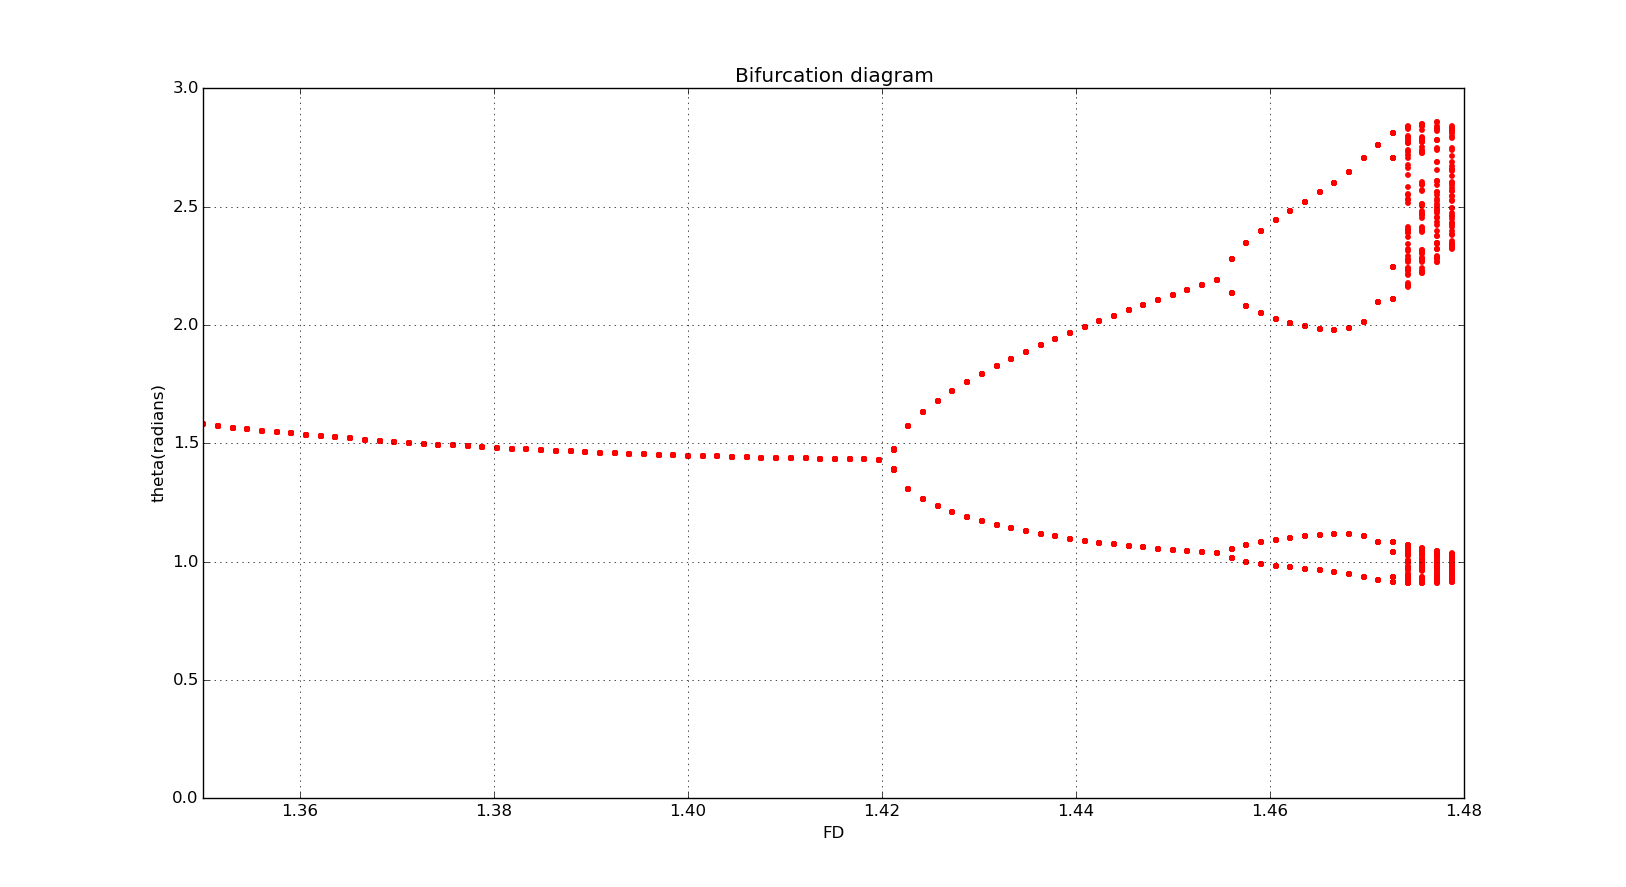

This chart was generated by the following Python code:
from __future__ import division
from math import *
from pylab import *
from numpy import *

def change_amp(F):
    q = 0.5
    l = 9.8
    g = 9.8
    f = 2/3
    dt = pi/100
    theta0 = 0.2
    omega0 = 0
    angle = [theta0]
    avelo = [omega0]
    t = [0]
    an=[]
    while t[-1] <= 1200*pi:
        avelo_new = avelo[-1] - ((g/l)*sin(angle[-1]) + q*avelo[-1] - F*sin(f*t[-1]))*dt
        avelo.append(avelo_new)
        angle_new = angle[-1] + avelo[-1]*dt
        while angle_new > pi:
            angle_new -= 2*pi
        while angle_new < -pi:
            angle_new += 2*pi
        angle.append(angle_new)
        if t[-1]>=900*pi:
            if t[-1]%(3*pi)<=dt:
                an.append(angle_new)
        t_new = t[-1] + dt
        t.append(t_new)
        

    return an

fd1=list(linspace(1.35,1.5,100))
fd=[]
th=[]

for i in fd1:
    points=change_amp(i)
    for j in points:
        fd.append(i)
        th.append(j)

scatter(fd,th,s=10,color='red')
grid(True)
xlim(1.35,1.48)
ylim(0,3)
title('Bifurcation diagram')
xlabel('FD')
ylabel('theta(radians)')


show()
